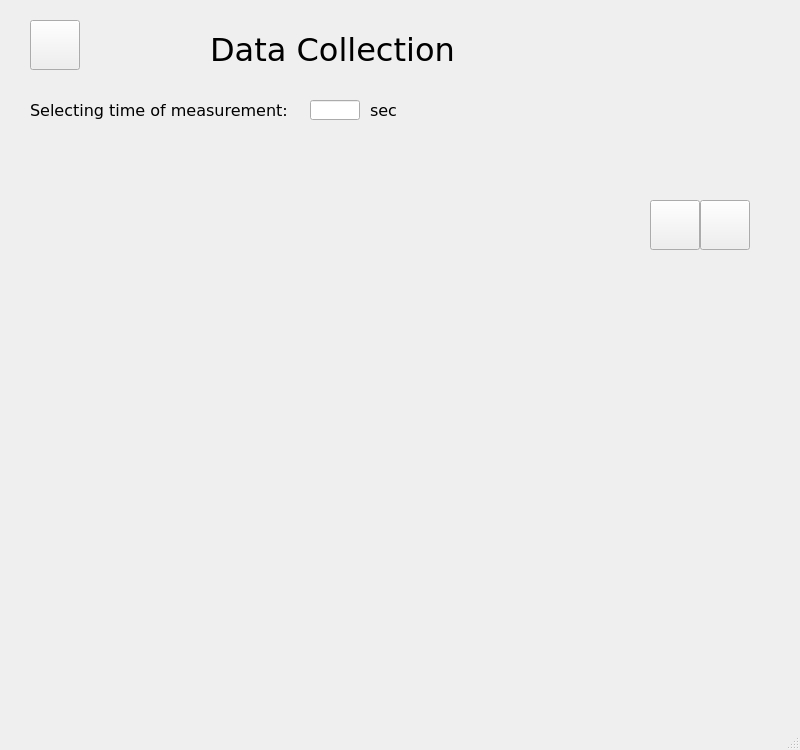
<?xml version="1.0" encoding="UTF-8"?>
<ui version="4.0">
 <class>data_collection</class>
 <widget class="QMainWindow" name="data_collection">
  <property name="geometry">
   <rect>
    <x>0</x>
    <y>0</y>
    <width>800</width>
    <height>750</height>
   </rect>
  </property>
  <property name="windowTitle">
   <string>Data Collection</string>
  </property>
  <widget class="QWidget" name="centralwidget">
   <widget class="QLabel" name="title">
    <property name="geometry">
     <rect>
      <x>210</x>
      <y>25</y>
      <width>260</width>
      <height>50</height>
     </rect>
    </property>
    <property name="font">
     <font>
      <family>Verdana</family>
      <pointsize>24</pointsize>
     </font>
    </property>
    <property name="text">
     <string>Data Collection</string>
    </property>
   </widget>
   <widget class="QPushButton" name="back">
    <property name="geometry">
     <rect>
      <x>30</x>
      <y>20</y>
      <width>50</width>
      <height>50</height>
     </rect>
    </property>
    <property name="text">
     <string/>
    </property>
    <property name="icon">
     <iconset>
      <normaloff>../assets/arrow_back.png</normaloff>../assets/arrow_back.png</iconset>
    </property>
    <property name="iconSize">
     <size>
      <width>50</width>
      <height>50</height>
     </size>
    </property>
   </widget>
   <widget class="QPushButton" name="play">
    <property name="geometry">
     <rect>
      <x>650</x>
      <y>200</y>
      <width>50</width>
      <height>50</height>
     </rect>
    </property>
    <property name="text">
     <string/>
    </property>
    <property name="icon">
     <iconset>
      <normaloff>../assets/play_circle.png</normaloff>../assets/play_circle.png</iconset>
    </property>
    <property name="iconSize">
     <size>
      <width>50</width>
      <height>50</height>
     </size>
    </property>
   </widget>
   <widget class="QPushButton" name="pause">
    <property name="geometry">
     <rect>
      <x>700</x>
      <y>200</y>
      <width>50</width>
      <height>50</height>
     </rect>
    </property>
    <property name="text">
     <string/>
    </property>
    <property name="icon">
     <iconset>
      <normaloff>../assets/pause_circle.png</normaloff>../assets/pause_circle.png</iconset>
    </property>
    <property name="iconSize">
     <size>
      <width>50</width>
      <height>50</height>
     </size>
    </property>
   </widget>
   <widget class="QLabel" name="label">
    <property name="geometry">
     <rect>
      <x>30</x>
      <y>100</y>
      <width>270</width>
      <height>20</height>
     </rect>
    </property>
    <property name="font">
     <font>
      <family>Verdana</family>
      <pointsize>12</pointsize>
     </font>
    </property>
    <property name="text">
     <string>Selecting time of measurement:</string>
    </property>
   </widget>
   <widget class="QLineEdit" name="timeInput">
    <property name="geometry">
     <rect>
      <x>310</x>
      <y>100</y>
      <width>50</width>
      <height>20</height>
     </rect>
    </property>
   </widget>
   <widget class="QLabel" name="unit">
    <property name="geometry">
     <rect>
      <x>370</x>
      <y>100</y>
      <width>30</width>
      <height>20</height>
     </rect>
    </property>
    <property name="font">
     <font>
      <family>Verdana</family>
      <pointsize>12</pointsize>
     </font>
    </property>
    <property name="text">
     <string>sec</string>
    </property>
   </widget>
  </widget>
  <widget class="QStatusBar" name="statusbar">
   <property name="enabled">
    <bool>false</bool>
   </property>
   <property name="sizeGripEnabled">
    <bool>true</bool>
   </property>
  </widget>
 </widget>
 <resources/>
 <connections/>
</ui>
